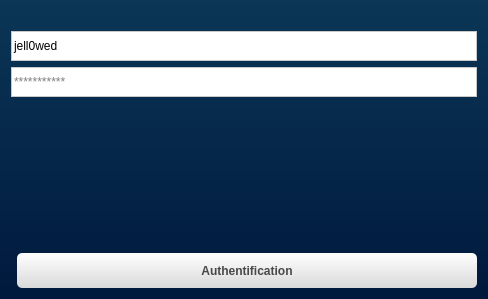
<?xml version="1.0" encoding="UTF-8"?>
<ui version="4.0">
 <class>LoginDialog</class>
 <widget class="QDialog" name="LoginDialog">
  <property name="windowModality">
   <enum>Qt::ApplicationModal</enum>
  </property>
  <property name="geometry">
   <rect>
    <x>0</x>
    <y>0</y>
    <width>488</width>
    <height>299</height>
   </rect>
  </property>
  <property name="sizePolicy">
   <sizepolicy hsizetype="Ignored" vsizetype="Ignored">
    <horstretch>0</horstretch>
    <verstretch>0</verstretch>
   </sizepolicy>
  </property>
  <property name="baseSize">
   <size>
    <width>0</width>
    <height>0</height>
   </size>
  </property>
  <property name="mouseTracking">
   <bool>false</bool>
  </property>
  <property name="focusPolicy">
   <enum>Qt::NoFocus</enum>
  </property>
  <property name="windowTitle">
   <string>8player - Authentification</string>
  </property>
  <property name="styleSheet">
   <string notr="true">QDialog#LoginDialog {
background-color: qlineargradient(spread:pad, x1:0, y1:0, x2:0, y2:1, stop:0 rgba(11, 54, 86, 255), stop:1 rgba(0, 25, 61, 255));

}</string>
  </property>
  <property name="sizeGripEnabled">
   <bool>false</bool>
  </property>
  <property name="modal">
   <bool>false</bool>
  </property>
  <layout class="QGridLayout" name="gridLayout">
   <item row="1" column="1">
    <layout class="QFormLayout" name="formLayout">
     <property name="fieldGrowthPolicy">
      <enum>QFormLayout::AllNonFixedFieldsGrow</enum>
     </property>
     <item row="0" column="0" colspan="2">
      <widget class="QLineEdit" name="txtUsername">
       <property name="styleSheet">
        <string notr="true">QLineEdit
{
border:1px solid #c9c9c9;
background-color: #ffffff;
min-height:28px;
background-image: url(:/lineEdit/img_src/qlineedit_bg.jpg);
background-repeat: repeat-x;
	font: 75 11pt &quot;Myriad Pro&quot;;
}

QLineEdit:focus
{
	border :1px solid #0073af;
}</string>
       </property>
       <property name="text">
        <string>jell0wed</string>
       </property>
       <property name="placeholderText">
        <string>Enter your username !</string>
       </property>
      </widget>
     </item>
     <item row="1" column="0" colspan="2">
      <widget class="QLineEdit" name="txtPassword">
       <property name="styleSheet">
        <string notr="true">QLineEdit
{
border:1px solid #c9c9c9;
background-color: #ffffff;
min-height:28px;
background-image: url(:/lineEdit/img_src/qlineedit_bg.jpg);
background-repeat: repeat-x;
	font: 75 11pt &quot;Myriad Pro&quot;;
}

QLineEdit:focus
{
	border :1px solid #0073af;
}</string>
       </property>
       <property name="text">
        <string/>
       </property>
       <property name="placeholderText">
        <string>***********</string>
       </property>
      </widget>
     </item>
     <item row="2" column="1">
      <spacer name="verticalSpacer">
       <property name="orientation">
        <enum>Qt::Vertical</enum>
       </property>
       <property name="sizeHint" stdset="0">
        <size>
         <width>20</width>
         <height>10</height>
        </size>
       </property>
      </spacer>
     </item>
     <item row="4" column="1">
      <widget class="QPushButton" name="btnLogin">
       <property name="styleSheet">
        <string notr="true">QPushButton {
background-color: qlineargradient(spread:pad, x1:0, y1:0, x2:0, y2:1, stop:0 rgba(255, 255, 255, 255), stop:1 rgba(217, 217, 217, 255));
border:none;
border-radius:5px;
font: 75 10pt &quot;Myriad Pro&quot;;
font-weight: 700;
color: rgb(72, 72, 72);
min-height: 35px;
}

QPushButton:pressed {
	background-color: qlineargradient(spread:pad, x1:0, y1:0, x2:0, y2:1, stop:0 rgba(217, 217, 217, 255), stop:1 rgba(255, 255, 255, 255));
}
</string>
       </property>
       <property name="text">
        <string>Authentification</string>
       </property>
      </widget>
     </item>
    </layout>
   </item>
   <item row="0" column="1">
    <widget class="QLabel" name="lblLogo">
     <property name="text">
      <string/>
     </property>
     <property name="pixmap">
      <pixmap resource="main.qrc">:/logo/Resources/8tracks.png</pixmap>
     </property>
    </widget>
   </item>
  </layout>
 </widget>
 <resources>
  <include location="main.qrc"/>
 </resources>
 <connections/>
</ui>
